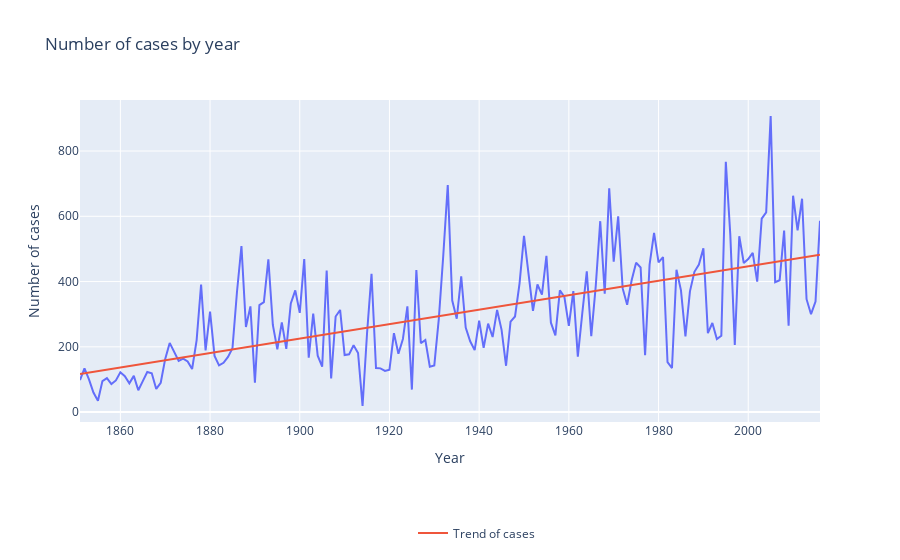

The notebook cell saved with this chart:
### Code cell
# Plot number of cases by year
df['year'] = pd.to_datetime(df['DateTime']).dt.year
count = df.groupby('year').size().reset_index(name='count')

# Trend line
trend = np.polyfit(count['year'], count['count'], 1)

fig = px.line(count, x='year', y='count', title='Number of cases by year')
fig.add_trace(go.Scatter(x=count['year'], y=trend[0]*count['year']+trend[1], mode='lines', name='Trend of cases'))
fig.update_layout(legend=dict(x=0.45, y=-0.3, orientation='h'))
fig.update_xaxes(title_text='Year')
fig.update_yaxes(title_text='Number of cases')
fig.show()

### Figure 1 — Plotly figure (JSON) as saved in the notebook; plotly's stock layout.template omitted (floating-point values rounded to 4 significant figures; data arrays with more than 128 entries replaced by an {"elided": "..."} marker saying what was removed)
{"data": [{"hovertemplate": "year=%{x}<br>count=%{y}<extra></extra>", "legendgroup": "", "line": {"color": "#636efa", "dash": "solid"}, "marker": {"symbol": "circle"}, "mode": "lines", "name": "", "orientation": "v", "showlegend": false, "type": "scatter", "x": {"elided": "166 int values"}, "xaxis": "x", "y": {"elided": "166 int values"}, "yaxis": "y"}, {"mode": "lines", "name": "Trend of cases", "type": "scatter", "x": {"elided": "166 int values"}, "y": {"elided": "166 float values"}}], "layout": {"legend": {"orientation": "h", "tracegroupgap": 0, "x": 0.45, "y": -0.3}, "title": {"text": "Number of cases by year"}, "xaxis": {"anchor": "y", "domain": [0, 1], "title": {"text": "Year"}}, "yaxis": {"anchor": "x", "domain": [0, 1], "title": {"text": "Number of cases"}}}}
